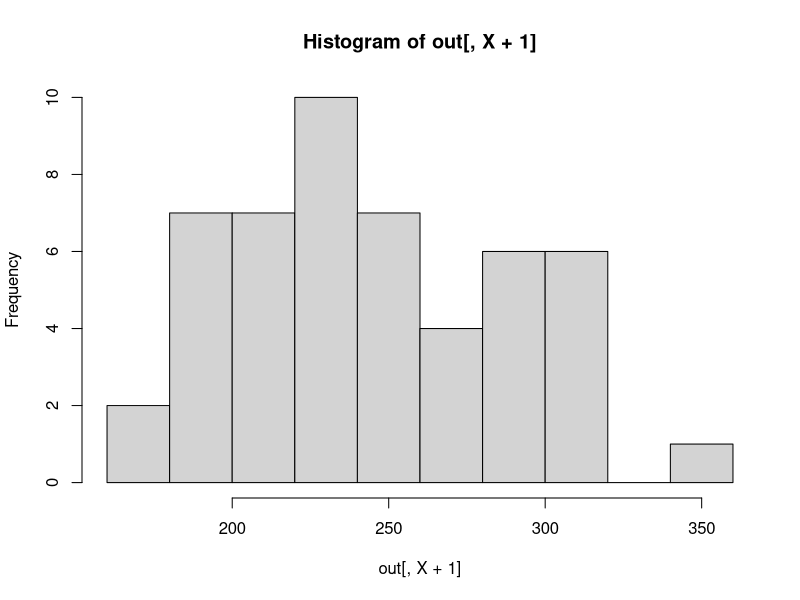
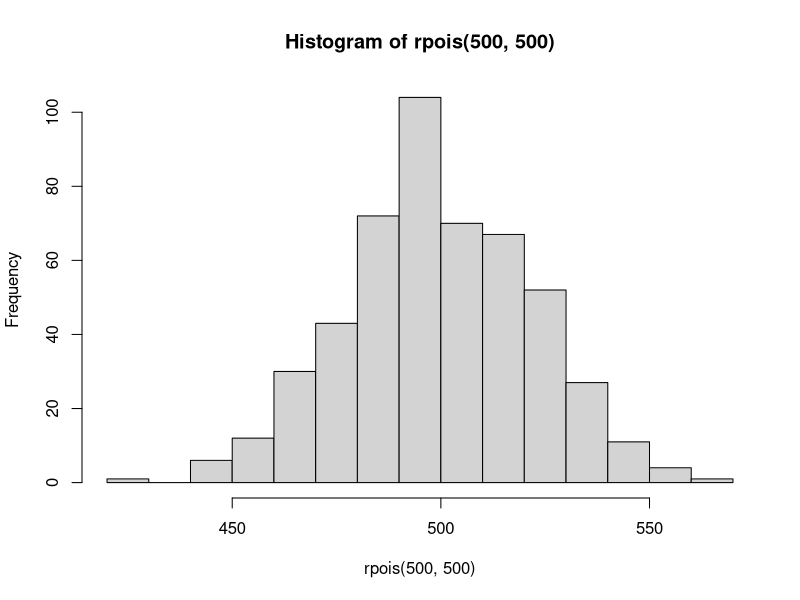
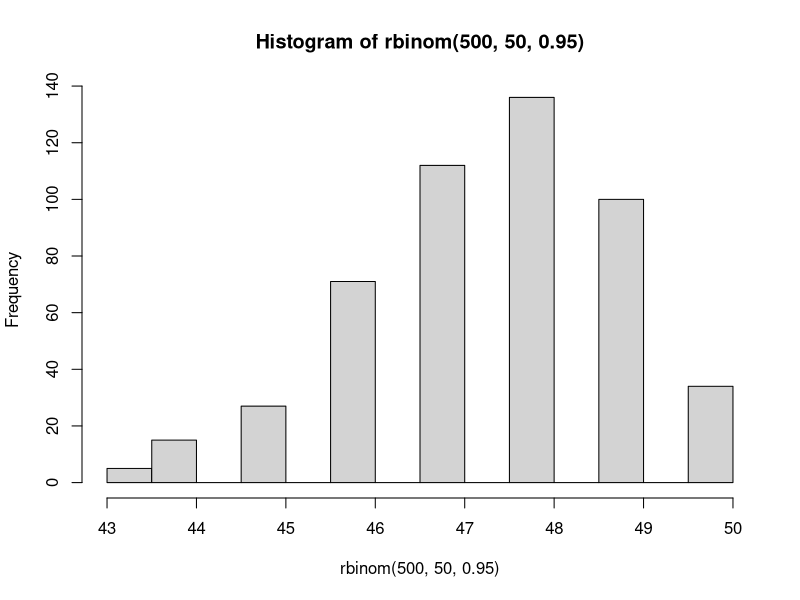
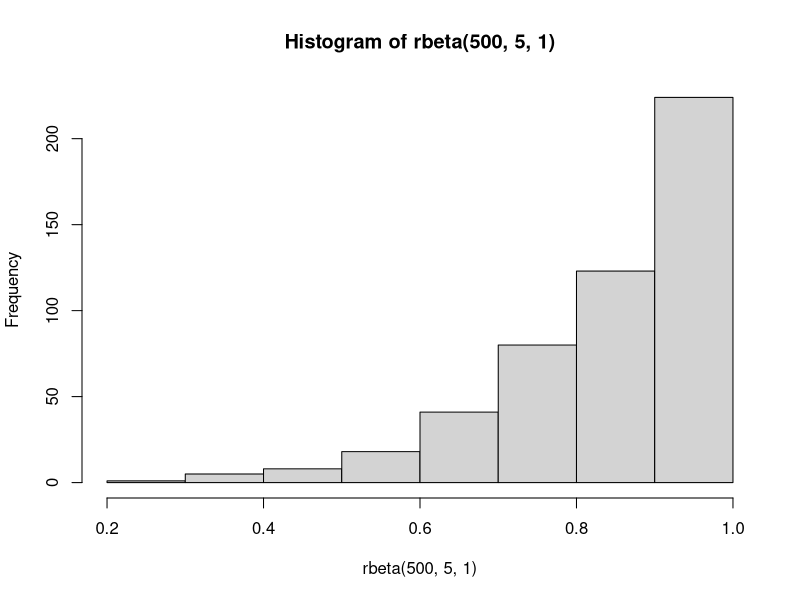
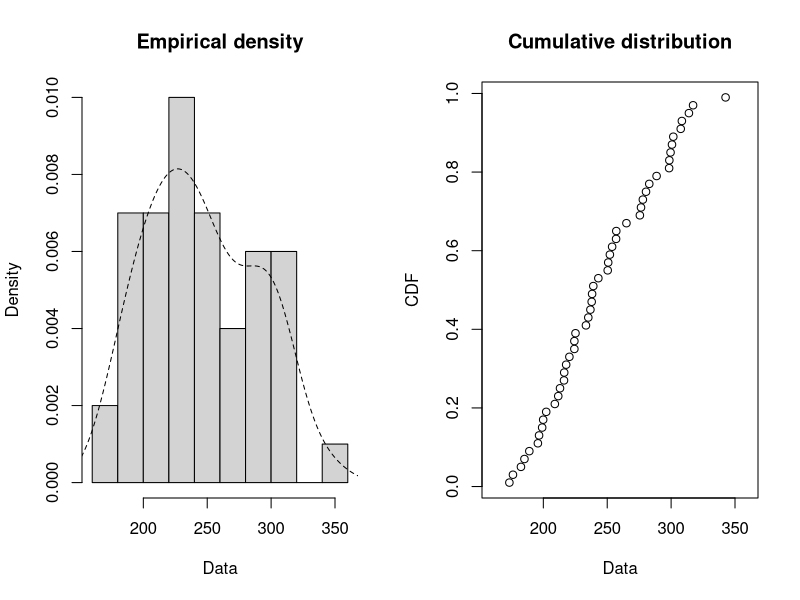
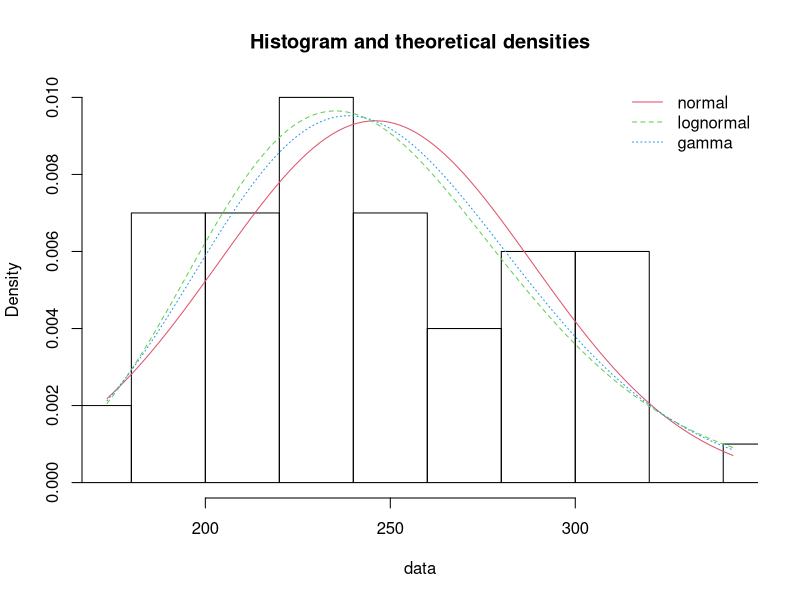

The R script that drew these images, in order:
#Demonstrate that the accumulation of many small random errors is normally distributed

#number of random errors to add
X = 10

#number of times to repeat
N = 50

#set up container for simulation output
out = matrix(nrow=N,ncol=X+1)

#create for loop
for (i in 1:N)
{
  out[i,1:X] = runif(X,min=0, max=50)
  out[i,X+1] = sum(out[i,1:X])
}

#plot a histogram to see if the simulation outputs look normally distributed
hist(out[,X+1])


#Plot samples from Poisson distributions
hist(rpois(500,500))

#Plot samples from Binomial distributions
hist(rbinom(500, 50, 0.95))

#Don Corleone's unfair coin
#Plot samples from Beta distribution with alpha-1 = 4 heads and beta-1 = 0 tails
hist(rbeta(500, 5, 1))

#Calculate the probability density to the left of 0.5; 1 minus this probability 
#is the probability that p(heads) > 0.5
pbeta(0.5, 5, 1)

#Using fitdistrplus to compare distributions from the simulation at the beginning

require("fitdistrplus")
data("groundbeef")

plotdist(out[,X+1], histo = TRUE, demp = TRUE)

fnorm <- fitdist(out[,X+1], "norm")
summary(fnorm)

fg <- fitdist(out[,X+1], "gamma")
fln <- fitdist(out[,X+1], "lnorm")
plot.legend <- c("normal", "lognormal", "gamma")
denscomp(list(fnorm, fln, fg), legendtext = plot.legend)
